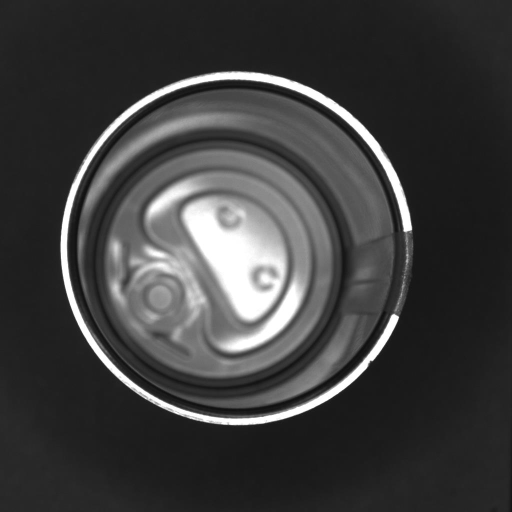
//> input picture good.jpg, 1024 x 1024 px (shown at 1/2 size)
$ ./Lab04 good.jpg   (built with g++ and OpenCV 4)
//> lines starting //> are read from the running program, lines starting //| are printed output that depends on the picture; after the words box and inside, x2 and y2 are one past the last pixel; in counts of white or black regions, pixels touching at a corner belong together
#include "opencv2/opencv.hpp"
#include <opencv2/highgui/highgui.hpp>

using namespace cv;
using namespace std;
using namespace cv::ml;

Mat src4;
Mat src4_gray;
int thresh4 = 100;
int max_thresh4 = 255;
RNG rng4(12345);

template<typename T>
static Ptr<T> load_classifier(const string& filename_to_load)
{
    // load classifier from the specified file
    Ptr<T> model = StatModel::load<T>(filename_to_load);
    if (model.empty())
        cout << "Could not read the classifier " << filename_to_load << endl;

    return model;
}

inline TermCriteria TC(int iters, double eps)
{
    return TermCriteria(TermCriteria::MAX_ITER + (eps > 0 ? TermCriteria::EPS : 0), iters, eps);
}

static float
ann_classifier(const string& filename_to_load,
    Mat data)
{
    Ptr<ANN_MLP> model;

    if (!filename_to_load.empty())
    {
        model = load_classifier<ANN_MLP>(filename_to_load);
        if (model.empty())
            return false;
    }

    float r = model->predict(data.row(0));
    printf("%f\n", r);

    return r;
}

Mat gen_feature_input(Mat& image)
{
    float max = 0;
    int val[120];

    for (int i = 0; i < image.cols; i++)
    {
        int column_sum = 0;
        for (int k = 0; k < image.rows; k++)
        {
            column_sum += image.at<unsigned char>(k, i);
        }
        val[i] = column_sum;
        if (val[i] > max) max = (float)val[i];
    }

    Mat data(1, image.cols, CV_32F);

    for (int i = 0; i < image.cols; i++)
    {
        data.at<float>(0, i) = (float)val[i] / max;
    }
    return data;
}

bool contour_features(vector<Point> ct)
{
    double area = contourArea(ct);
    RotatedRect rt = fitEllipse(ct);
    Moments mu = moments(ct);

    double hu[7];
    HuMoments(mu, hu);

    for (int i = 0; i < 7; i++)
        printf("%lf ", hu[i]);
    printf("\n");

    // ตัวอย่างเงื่อนไขใช้ hu[0] เพื่อกรอง
    if (hu[0] < 0.18) return true;
    return false;
}

int main(int argc, char** argv)
{
    Mat dst_image1;
    Mat src, src_gray, dst;
    Mat grad;
    int scale = 1;
    int delta = 0;
    int ddepth = CV_16S;
    int c;

    if (argc != 2)
    {
        cout << " Usage: display_image ImageToLoadAndDisplay" << endl;
        return -1;
    }

    Mat image = imread(argv[1]); // Read the file
//> image is the input picture: 1024 rows x 1024 cols, CV_8UC3; min 10, max 255, mean 62.4
    if (!image.data) // Check for invalid input
    {
        cout << "Could not open or find the image" << std::endl;
        return -1;
    }

    // เบลอภาพเพื่อลดสัญญาณรบกวน
    GaussianBlur(image, dst_image1, Size(5, 5), 0, 0);
    cvtColor(dst_image1, src_gray, COLOR_BGR2GRAY);

    // --- Sobel Edge Detection ---
    Mat grad_x, grad_y;
    Mat abs_grad_x, abs_grad_y;
    Sobel(src_gray, grad_x, ddepth, 1, 0, 3, scale, delta, BORDER_DEFAULT);
    convertScaleAbs(grad_x, abs_grad_x);

    Sobel(src_gray, grad_y, ddepth, 0, 1, 3, scale, delta, BORDER_DEFAULT);
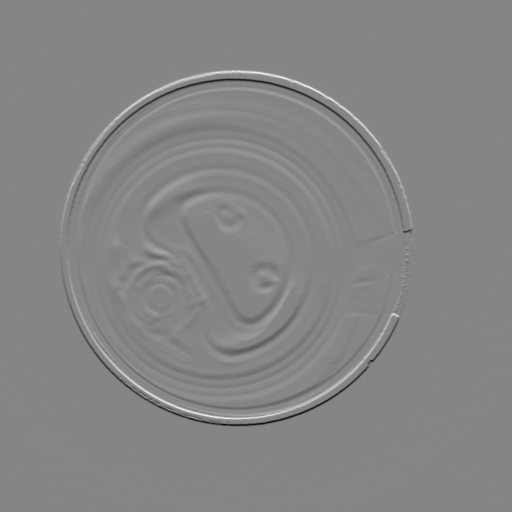
//> grad_y: 1024 rows x 1024 cols, CV_16SC1 (shown at 1/2 size); min -538, max 486, mean 0; drawn with min black and max white
    convertScaleAbs(grad_y, abs_grad_y);

    addWeighted(abs_grad_x, 0.5, abs_grad_y, 0.5, 0, grad);
    threshold(grad, dst, 20, 255, THRESH_BINARY);
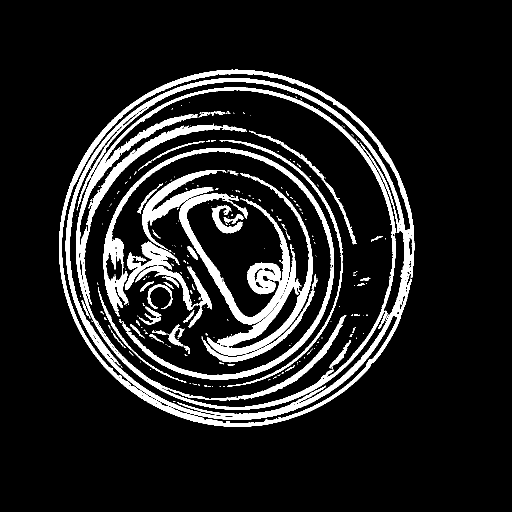
//> dst: 1024 rows x 1024 cols, CV_8UC1 (shown at 1/2 size); 11.8% white; 276 white regions (211 under 20 px)

    // --- Find Contours ---
    vector<vector<Point>> contours;
    vector<Vec4i> hierarchy;
    findContours(dst, contours, hierarchy, RETR_TREE, CHAIN_APPROX_SIMPLE, Point(0, 0));
//> contours = 537 contours, 468 with area under 20; largest, box (x1, y1, x2, y2) and area: (118, 139, 829, 854) 397829, (138, 162, 810, 835) 348114, (358, 346, 626, 711) 22274, (123, 146, 822, 848) 16308, (152, 175, 792, 820) 14192

    // --- Approx & Filter Contours ---
    vector<vector<Point>> contours_poly(contours.size());
//> contours_poly = 537 empty contours
    vector<vector<Point>> contours_cycle;  // เอาไว้เก็บเฉพาะคอนทัวร์ที่ผ่านการตรวจสอบ
    vector<Rect> boundRect(contours.size());
    vector<Point2f> center(contours.size());
    vector<float> radius(contours.size());

    int j = 0;
    for (int i = 0; i < (int)contours.size(); i++)
    {
        approxPolyDP(Mat(contours[i]), contours_poly[j], 1, true);

        // สมมติกรองเฉพาะคอนทัวร์ที่มีจำนวนจุดมากกว่า 5 (วงรี/วงกลม)
        if (contours_poly[j].size() > 5)
        {
            if (contour_features(contours_poly[j]))
            {
                contours_cycle.push_back(contours_poly[j]);
                boundRect[j] = boundingRect(Mat(contours_poly[j]));
                minEnclosingCircle(contours_poly[j], center[j], radius[j]);
            }
            j++;
        }
    }
//> this loop made 537 passes
//> (area in contour_features, rt in contour_features, hu in contour_features) on passes 129, 171, 179, 186, 188: (205, centre (267.6, 233.1), size (6.5, 69.8), angle 52.7, [1.53, 2.3, 0.146, 0.129, 0.0177, 0.19, -0.000272]), (381, centre (680.5, 710.9), size (11.3, 65.3), angle 35.8, [0.713, 0.464, 0.0443, 0.0212, 0.000632, 0.0112, 0.000153]), (71.5, centre (311.6, 676.3), size (7, 30.9), angle 119, [0.835, 0.632, 0.287, 0.251, 0.0673, 0.198, -0.000695]), (40.5, centre (235.1, 677.2), size (5.7, 29.9), angle 139.4, [1.61, 2.55, 0.443, 0.407, 0.173, 0.638, 0.00127]), (94.5, centre (318.5, 664.3), size (7, 27), angle 98.5, [0.49, 0.203, 0.0159, 0.0132, 0.000192, 0.00585, -1.22e-06])
//> (area in contour_features, rt in contour_features) on passes 1, 93, 99, 114, 120, 130: (398139, centre (471.9, 495.7), size (707.8, 715.6), angle 175.3), (109, centre (803.3, 606.5), size (6.3, 34.4), angle 20.8), (47, centre (812.4, 578.4), size (5.4, 15.3), angle 4.1), (57, centre (819.8, 529.2), size (5.8, 17.3), angle 7.3), (220.5, centre (820.6, 491.7), size (8.6, 38.7), angle 177.9), (348299, centre (473.9, 496.1), size (664.7, 666.7), angle 37.9)
//> after the loop, contours_poly = 537 entries, 63 filled: 63 contours, 3 with area under 20; largest, box (x1, y1, x2, y2) and area: (118, 139, 829, 854) 398139, (138, 162, 810, 835) 348299, (358, 346, 626, 711) 22344, (123, 146, 822, 848) 16280, (152, 175, 792, 820) 14260; j = 63

    // --- เลือกคอนทัวร์ที่มี boundingRect ใหญ่ที่สุด ---
    int maxArea = 0;
    int max_idx = 0;

    for (int i = 0; i < j; i++)
    {
        int area = boundRect[i].width * boundRect[i].height;
        if (area > maxArea)
        {
            maxArea = area;
            max_idx = i;
        }
    }
//> this loop made 63 passes
//> (area, maxArea) on pass 1: (508365, 508365)
//> area on pass 7: 452256
//> after the loop, maxArea = 508365; max_idx = 0

    // --- วาดผลลัพธ์ ---
    Scalar color = Scalar(0, 255, 255); // สีเหลือง (BGR: (Blue=0, Green=255, Red=255))
    drawContours(image, contours_cycle, max_idx, color, 1, 8, vector<Vec4i>(), 0, Point());
    rectangle(image, boundRect[max_idx].tl(), boundRect[max_idx].br(), color, 2, 8, 0);
    Mat imgOutput;
    imgOutput = image;
    cv::resize(imgOutput, imgOutput, cv::Size(), 0.5, 0.5);
    imshow("Output1", imgOutput);

    // --- Crop ส่วนที่เป็นวงกลม/วงรีที่สนใจ ---
    Mat imgCycle;
    Mat croppedDetected(image, boundRect[max_idx]);
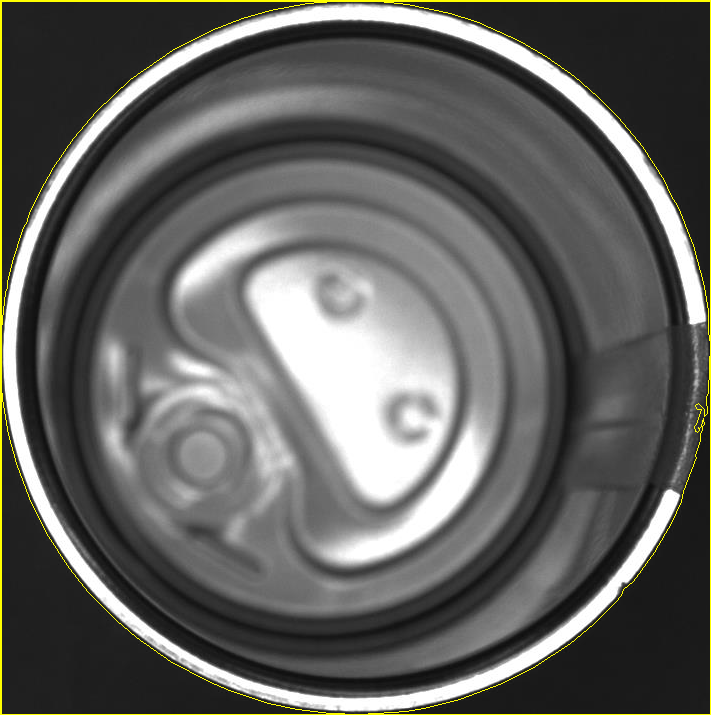
//> croppedDetected: 715 rows x 711 cols, CV_8UC3; mean B, G, R 95.2, 98.3, 98.3
    croppedDetected.copyTo(imgCycle);
    imshow("Cycle", imgCycle);

    // --- สร้าง Polar Transform ---
    Point2f ct;
    float rt = imgCycle.cols / 2.0f;
//> rt = 355.5
    ct.x = rt;
//> ct = Point(355.5, 0)
    ct.y = rt;
//> ct = Point(355.5, 355.5)

    Mat imgPolar;
    // WARP_FILL_OUTLIERS จะเติมขอบนอกด้วยค่าสีที่เหมาะสม
    linearPolar(imgCycle, imgPolar, ct, rt, WARP_FILL_OUTLIERS);
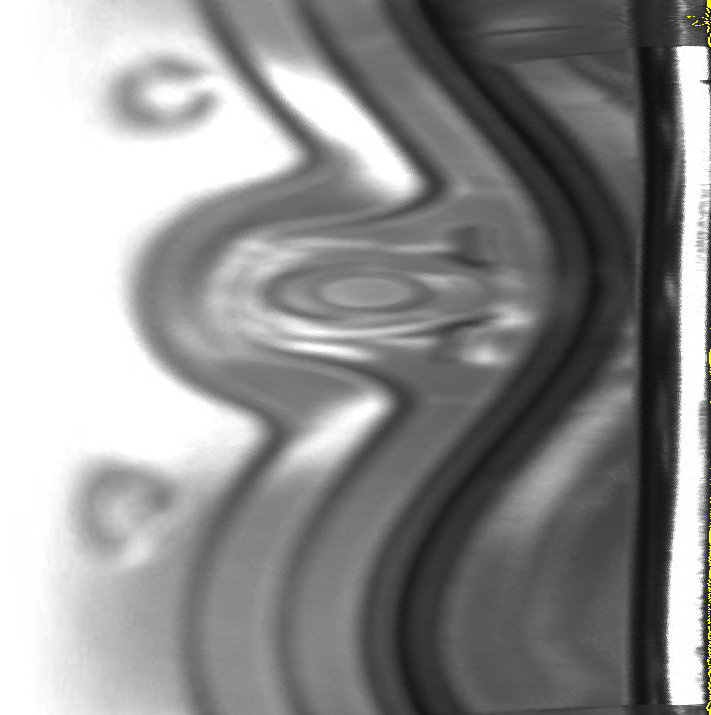
//> imgPolar: 715 rows x 711 cols, CV_8UC3; mean B, G, R 143.6, 143.8, 143.8
    /*imshow("imgPolar", imgPolar);*/

    // --- ตัดเอา edge ด้านขวาสุด 50 px มาหมุน ---
    Mat imgEdge;
    int edgeWidth = 50;
    int edgeHeight = imgPolar.rows;
//> edgeHeight = 715
    if (imgPolar.cols >= edgeWidth && imgPolar.rows >= edgeHeight)
    {
        Mat croppedEdgeRef(imgPolar, Rect(imgPolar.cols - edgeWidth, 0, edgeWidth, edgeHeight));
        croppedEdgeRef.copyTo(imgEdge);
        /*imshow("img Edge", imgEdge);*/
    }
    else {
        std::cerr << "Invalid dimensions for cropping the edge." << std::endl;
    }

    // หมุนภาพ 90 องศาทวนเข็ม
    rotate(imgEdge, imgEdge, ROTATE_90_COUNTERCLOCKWISE);
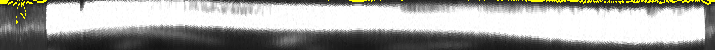
//> imgEdge: 50 rows x 715 cols, CV_8UC3; mean B, G, R 158.4, 161.9, 161.9
    /*imshow("imgEdge", imgEdge)*/;

    // เปลี่ยนเป็นภาพเกรย์สเกล
    cvtColor(imgEdge, imgEdge, COLOR_BGR2GRAY);
//> imgEdge: 50 rows x 715 cols, CV_8UC1
    /*imshow("imgEdge (Gray)", imgEdge);*/

    // ======================== ส่วนสร้าง Histogram =========================
    int histWidth = imgEdge.cols;
//> histWidth = 715
    int histHeight = 100;
    Mat imgHistogram = Mat::zeros(histHeight, histWidth, CV_8UC1);

    // สร้างเวกเตอร์สำหรับเก็บผลรวมของค่าพิกเซลในแต่ละคอลัมน์
    vector<float> hval(imgEdge.cols, 0.0f);
    float hmax = 0.0f;

    // (1) คำนวณผลรวมของแต่ละคอลัมน์ใน imgEdge
    for (int i = 0; i < imgEdge.cols; i++) {
        float sumCol = 0.0f;
        for (int j = 0; j < imgEdge.rows; j++) {
            sumCol += static_cast<float>(imgEdge.at<uchar>(j, i));
        }
        hval[i] = sumCol;
        if (sumCol > hmax) {
            hmax = sumCol;
        }
    }
//> this loop made 715 passes
//> (sumCol, hmax) on passes 1, 2, 47, 48, 49: (4493, 4493), (4832, 4832), (7242, 7242), (8717, 8717), (9109, 9109)
//> hmax on passes 535, 537, 540, 547, 548, 551: 9132, 9190, 9256, 9367, 9503, 9685
//> after the loop, hval = 715 values, max 10460 at index 664, min 3397 at index 19, mean 8075.9; hmax = 10460

    // (2) สร้าง Histogram โดย Normalize และวาดเส้นแนวตั้ง
    vector<float> colHeights(imgEdge.cols, 0.0f); // เก็บ "ความสูง normalized" ของแต่ละคอลัมน์
    for (int i = 0; i < imgEdge.cols; i++) {
        float normalizedVal = (hval[i] / hmax) * (histHeight - 1);
        colHeights[i] = normalizedVal;  // เก็บไว้เพื่อใช้เช็คเงื่อนไข

        // วาดเส้นใน imgHistogram (สีขาวบนพื้นดำ)
        line(imgHistogram,
            Point(i, histHeight - 1),
            Point(i, histHeight - 1 - cvRound(normalizedVal)),
            Scalar(255), 1);
    }
//> this loop made 715 passes
//> normalizedVal on passes 1 to 3: 42.52, 45.73, 42.59
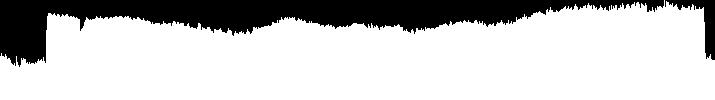
//> imgHistogram: 100 rows x 715 cols, CV_8UC1; 77.4% white; 2 black regions, box (x1, y1, x2, y2) and area: (0, 0, 664, 67) 15278, (665, 0, 715, 60) 857
//> after the loop, colHeights = 715 values, max 99 at index 664, min 32.15 at index 19, mean 76.44

    // แสดง Histogram ปกติ
    imshow("Histogram (Full)", imgHistogram);

    // ========================= เลือกคอลัมน์ที่ความสูง < 50% =========================
    float thresholdVal = 0.6f * (histHeight - 1); // 50% ของ histHeight (99)
    vector<int> colsToKeep;
    colsToKeep.reserve(imgEdge.cols);

    // ประกาศ Mat Crack ด้านนอก
    Mat Crack;

    for (int i = 0; i < imgEdge.cols; i++) {
        if (colHeights[i] < thresholdVal) {
            colsToKeep.push_back(i);
        }
    }

    // (3) สร้างภาพใหม่ เฉพาะคอลัมน์ที่เลือก
    if (!colsToKeep.empty()) {
        // สร้าง Mat ขนาด "imgEdge.rows" x "จำนวนคอลัมน์ที่คัดเลือก"
        Mat filteredEdge(imgEdge.rows, (int)colsToKeep.size(), CV_8UC1);

        // คัดลอก column จาก imgEdge
        for (int idx = 0; idx < (int)colsToKeep.size(); idx++) {
            int colIndex = colsToKeep[idx];
            // copyTo() column จาก colIndex ของ imgEdge ไปยัง col(idx) ของ filteredEdge
            imgEdge.col(colIndex).copyTo(filteredEdge.col(idx));
        }

        // ปรับขนาดภาพ filteredEdge เป็น 120x40
        Size targetSize(120, 40);
        resize(filteredEdge, Crack, targetSize);
        equalizeHist(Crack, Crack);
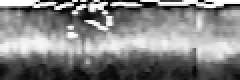
//> Crack: 40 rows x 120 cols, CV_8UC1 (shown 2 times larger); min 0, max 255, mean 129.1
        imshow("Edge (Histogram < 60%)", Crack);

    }
    else {
        std::cerr << "No columns found with histogram < 60% threshold.\n";
    }

    // prediction
    Mat feature;
    feature = gen_feature_input(Crack);
//> the loop in gen_feature_input, `for (int i = 0; i < image.cols; i++)` made 120 passes
//> (column_sum, max) on passes 1 to 4: (5548, 5548), (5683, 5683), (5952, 5952), (6095, 6095)
//> max on pass 100: 6504
//> after the loop in gen_feature_input, `for (int i = 0; i < image.cols; i++)`: val = 120 values, max 6504 at index 99, min 3765 at index 41, mean 5162.7; max = 6504
//> after the loop in gen_feature_input, `for (int i = 0; i < image.cols; i++)`: data = 120 values, max 1 at index 99, min 0.579 at index 41, mean 0.794
//> feature has the same summary as data in gen_feature_input

    int pre = ann_classifier("model.xml", feature);
//> (the run ends here: the program stops with an error, at `Ptr<T> model = StatModel::load<T>(filename_to_load);`)
